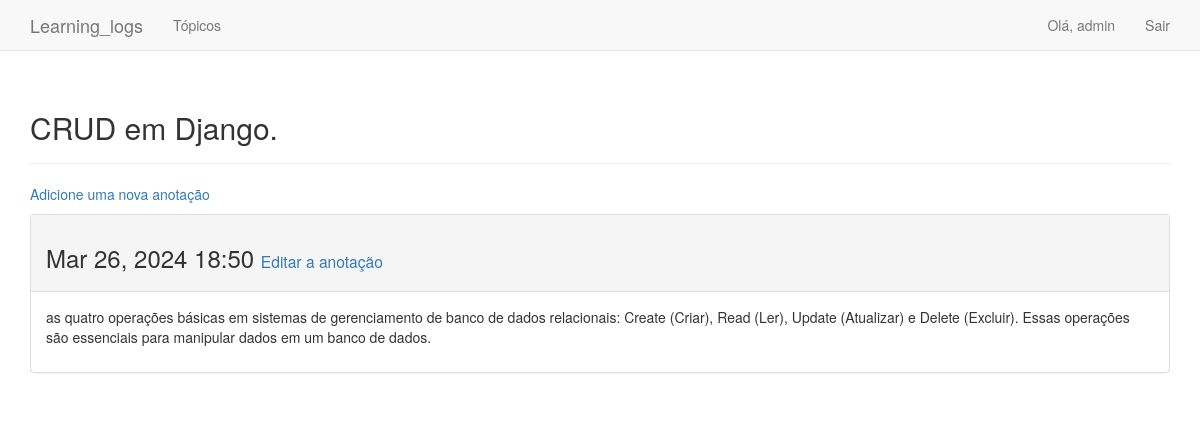
Page /topics/8/ (signed in) on the committed database.
### learning_logs/models.py (models this page shows, shortened)
class Topic(models.Model):
    text = models.TextField(max_length=200)
    date_added = models.DateTimeField(auto_now_add=True)
    owner = models.ForeignKey(User, on_delete=models.CASCADE)
    def __str__(self):
        return self.text

class Entry(models.Model):
    topic = models.ForeignKey(Topic, on_delete=models.CASCADE)
    text = models.TextField()
    date_added = models.DateTimeField(auto_now_add=True)
    class Meta:
        verbose_name_plural = 'entries'

### learning_logs/views.py (the view)
# urls.py: path('topics/<topic_id>/', views.topic, name = 'topic'),
@login_required
def topic(request, topic_id):
    topic = Topic.objects.get(id =topic_id)
    if topic.owner != request.user:
        raise Http404
    entries = topic.entry_set.order_by('-date_added')
    context = {'topic' : topic, 'entries' : entries}
    return render(request, 'learning_logs/topic.html', context)

### learning_logs/templates/learning_logs/topic.html
{% extends "learning_logs/base.html" %}
{% block header %}
    <h2>    {{ topic }} </h2>
{% endblock header %}
{% block content %}
    <p>
        <a href="{% url 'new_entry' topic.id %}">Adicione uma nova anotação</a>
    </p>
        {% for entry in entries %}
                <div class="panel panel-default">
                    <div class="panel-heading">
                        <h3>
                            {{ entry.date_added | date:'M d, Y H:i'}}
                            <small>
                                <a href="{% url 'edit_entry' entry.id %}">Editar a anotação</a>
                            </small>
                        </h3>
                    </div>
                    <div class="panel-body">
                        {{ entry.text | linebreaks }}
                    </div>
                </div>
        {% empty %}
            Não há registro.
        {% endfor %}
{% endblock content %}

### learning_logs/templates/learning_logs/base.html (shortened to what this page needs)
{% load bootstrap3 %}
<!DOCTYPE html>
<html lang="en">
<head>
    {% bootstrap_css %}
</head>
<body>
    <nav class="navbar navbar-default navbar-static-top">
        <div class="container">
            <div class="navbar-header">
                <a class="navbar-brand" href="{% url  'index' %}">Learning_logs</a>
            </div>
            <div id="navbar" class="collapse navbar-collapse">
                <ul  class="nav navbar-nav">
                    <li><a href="{% url  'topics' %}">Tópicos</a></li>
                </ul>
                <ul  class="nav navbar-nav navbar-right">
                    {% if user.is_authenticated %}
                        <li><a>Olá, {{ user.username }}</a></li>
                        <li><a href="{% url 'logout' %}">Sair</a></li>
                    {% else %}
                        <li><a href="{% url 'register' %}">Registrar</a></li>
                        <li><a href="{% url 'login' %}">Entrar</a></li>
                    {% endif%}
                </ul>
            </div>
        </div>
    </nav>
    <div class="container">
        <div class="page-header">
            {% block header %}{% endblock header%}
        </div>
        <div>
            {% block content %}{% endblock content %}
        </div>
    </div>
</body>
</html>

### rows in the picture
Topic: text "CRUD em Django."
Entry: date_added "Mar 26, 2024 18:50", text "as quatro operações básicas em sistemas de gerenciamento de banco de dados relacionais: Create (Criar), Read (Ler), Update (Atualizar) e Delete (Excluir). Essas operações são essenciais para manipular dados em um banco de dados."

### other values in the picture
{{ user.username }} "admin"
